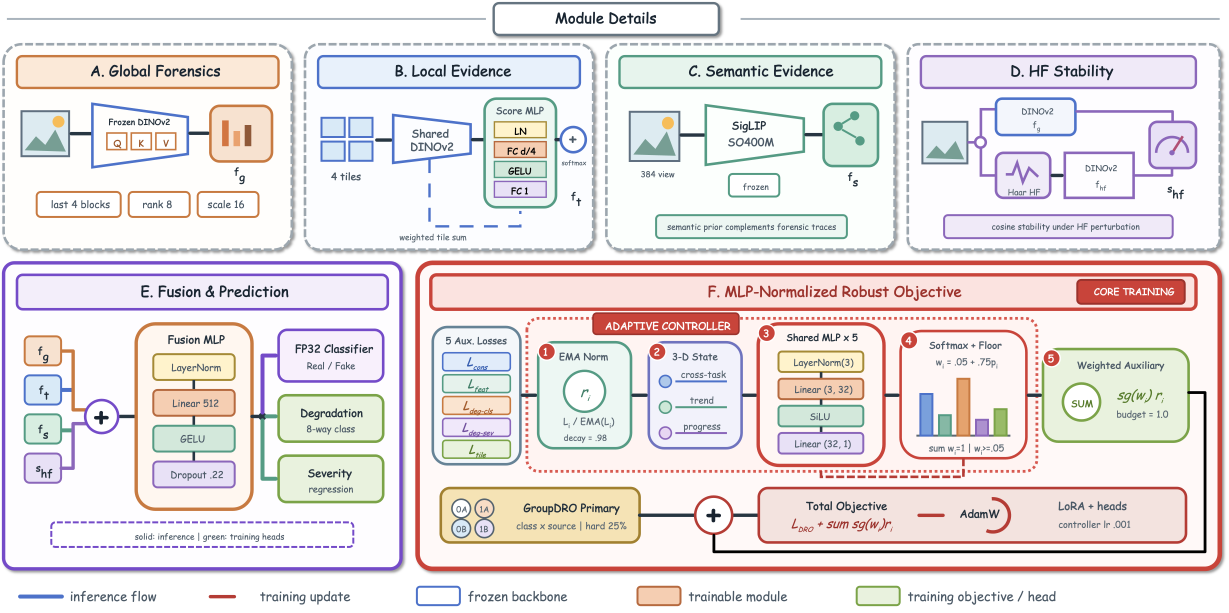
#> input picture assets/fig/details.png, 6141 x 3061 px (shown at 1/5 size)
$ python -i explainability.py   (imports and definitions only)
#> lines starting #> are read from the running program, lines starting #| are printed output that depends on the picture
#> further down, picture is the input picture: PIL image 6141x3061 RGBA; mean R, G, B, A 193.2, 185.7, 185.9, 215.6
from __future__ import annotations

import html
import json
import math
from pathlib import Path
from typing import Iterable

import numpy as np
from PIL import Image, ImageDraw, ImageFilter, ImageFont


SCHEMA_VERSION = "aigc-explanation-v1"


# [253 lines left out: functions patch_boxes, subdivide_box, occlude_patch, suppress_high_frequency_patch, save_attribution_overlay, _map_anchors and 8 more, not called in this run]


def high_frequency_residual(image: Image.Image, *, blur_radius: float = 2.0) -> np.ndarray:
    """Per-pixel input high-frequency magnitude; independent of the detector output."""
#> called with blur_radius = 2
    base = image.convert("RGB")
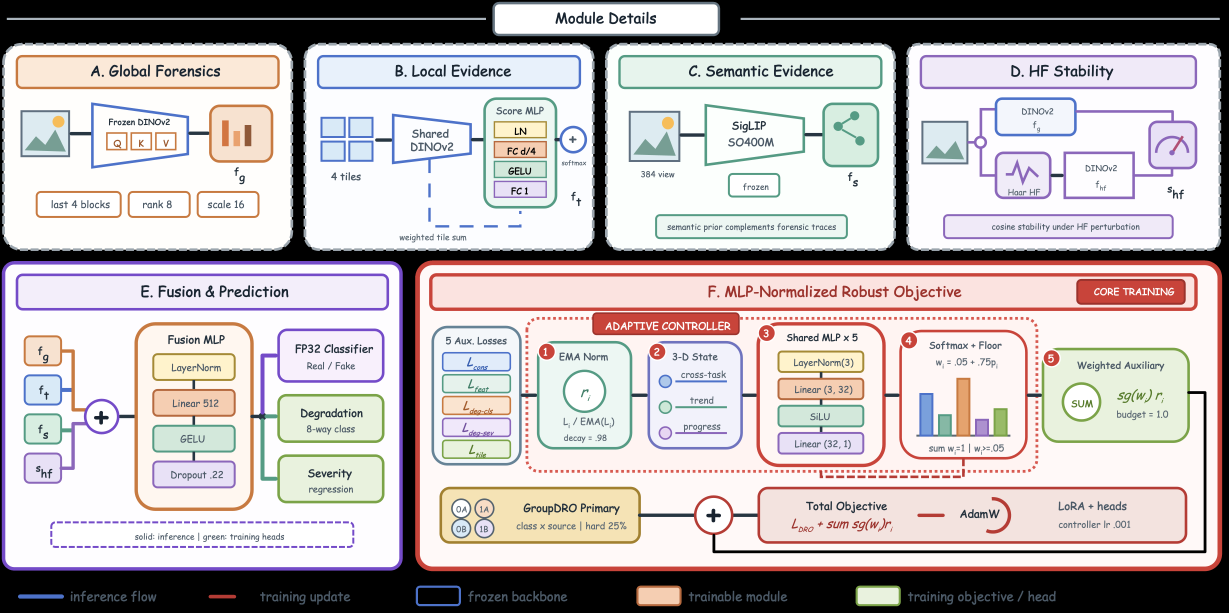
#> base: PIL image 6141x3061 RGB (shown at 1/5 size); mean R, G, B 193.2, 185.7, 185.9
    low = np.asarray(base.filter(ImageFilter.GaussianBlur(radius=blur_radius)), dtype=np.float32)
    arr = np.asarray(base, dtype=np.float32)
    return np.abs(arr - low).mean(axis=2)
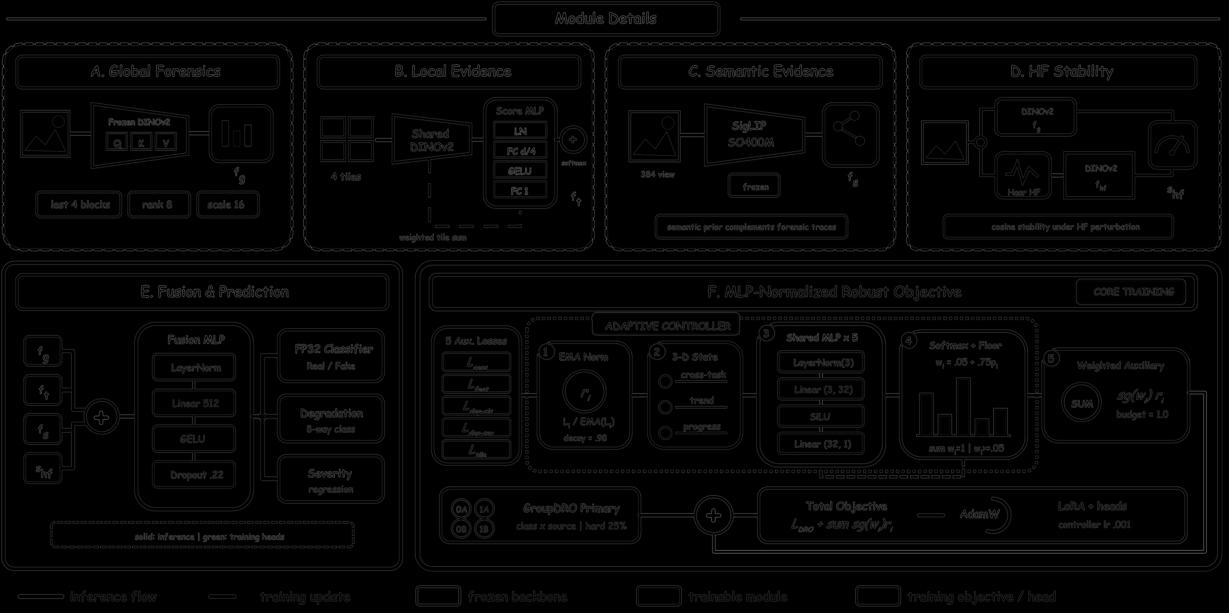
#> returned value: shape (3061, 6141) float32 (shown at 1/5 size); min 0, max 161.7, mean 4.8


# [127 lines left out: functions save_texture_heatmap, save_line_svg, save_bar_svg, write_dashboard, write_schema, not called in this run]

>>> from PIL import Image
>>> picture = Image.open('../../../assets/fig/details.png')
>>> result = high_frequency_residual(picture)

$ run again, on assets/fig/framework-1.png
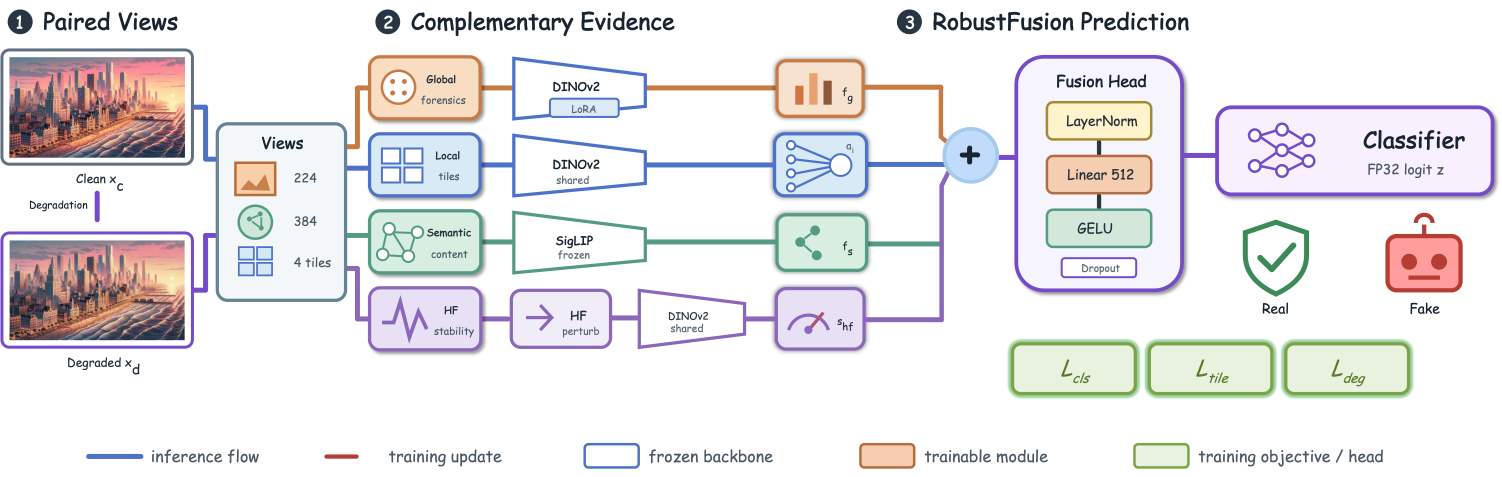
#> input picture assets/fig/framework-1.png, 6008 x 1906 px (shown at 1/4 size)
#> picture is the input picture: PIL image 6008x1906 RGBA; mean R, G, B, A 67.4, 65.4, 66.7, 89
#> in high_frequency_residual, `base = image.convert("RGB")`:
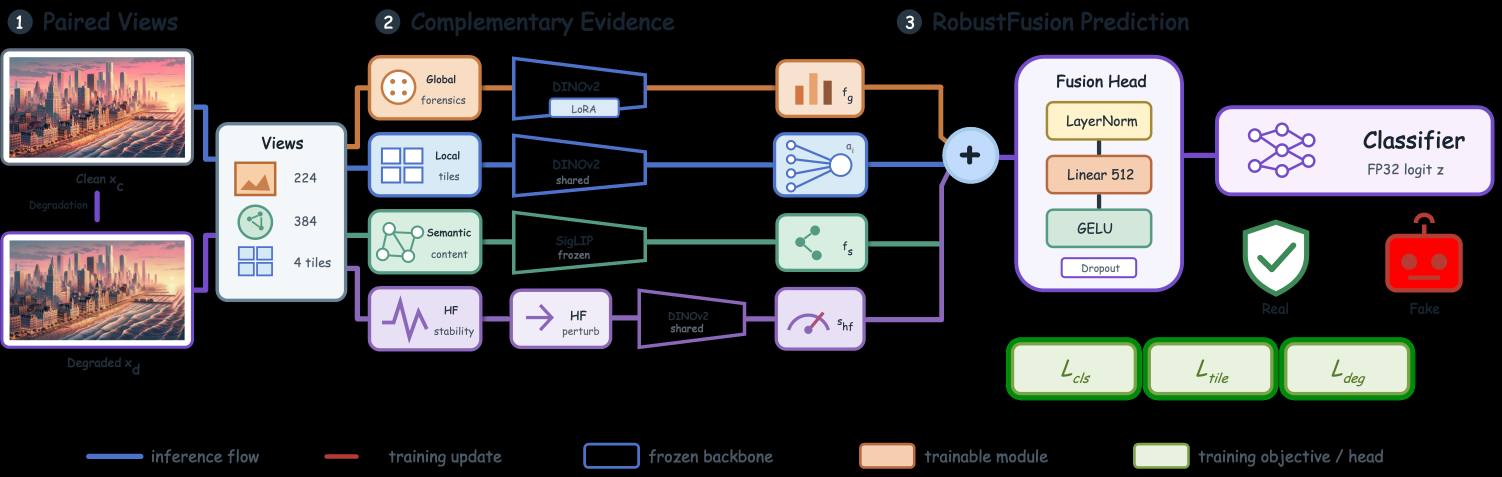
#> base: PIL image 6008x1906 RGB (shown at 1/4 size); mean R, G, B 67.4, 65.4, 66.7
#> in high_frequency_residual, `return np.abs(arr - low).mean(axis=2)`:
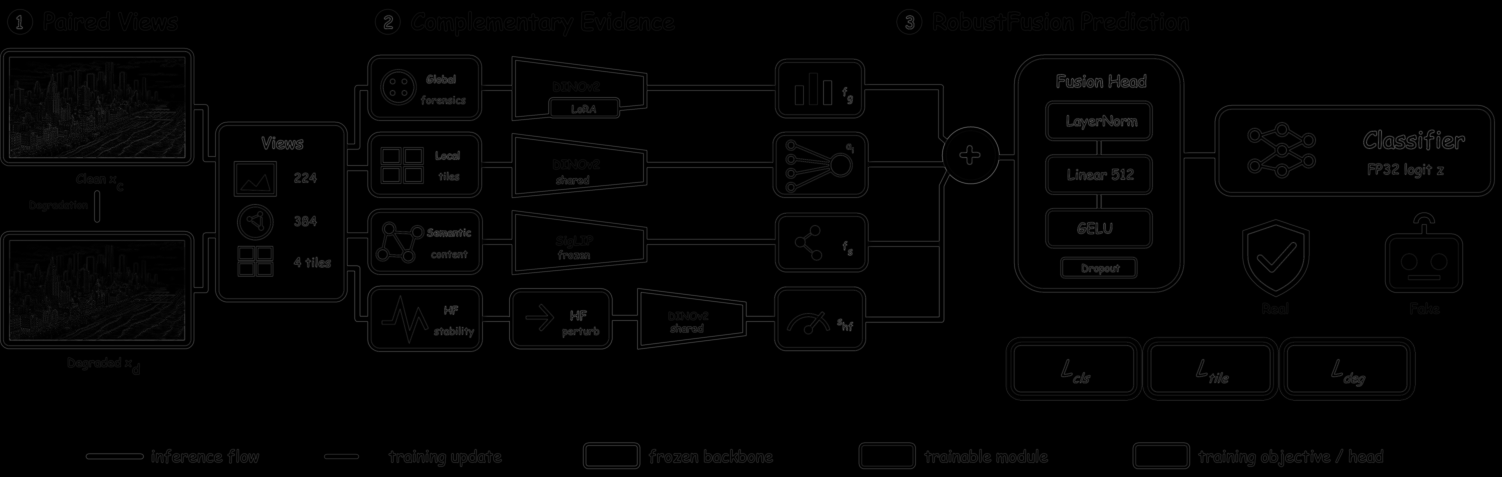
#> returned value: shape (1906, 6008) float32 (shown at 1/4 size); min 0, max 150.3, mean 3
